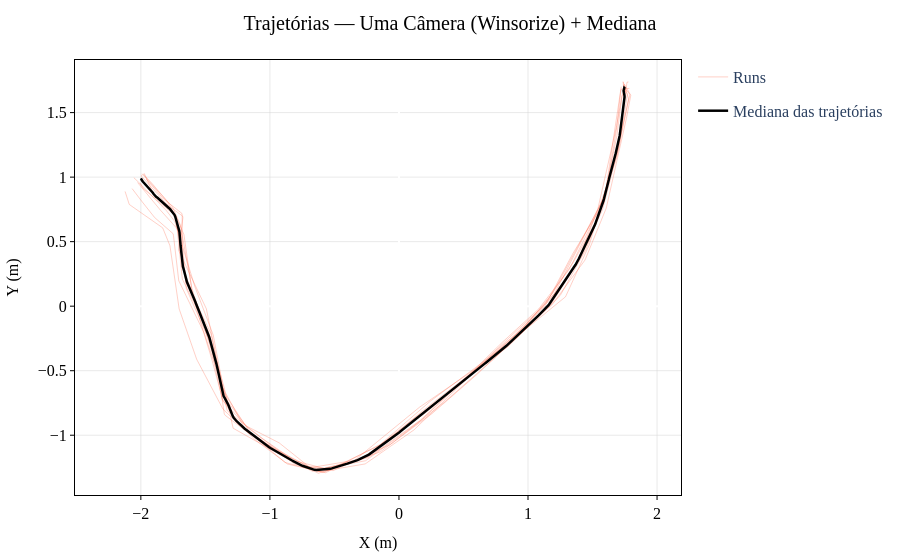

Notebook source saved alongside this figure:
### Markdown cell above
Verificação visual da interpolação: o gráfico abaixo mostra todos os caminhos e a mediana calculada a partir das etapas de preprocessamentos citadas anteriormente.

### Code cell
fig = go.Figure()

for i, (rx, ry) in enumerate(p for p in paths_winsorized_1cam if p is not None):
    fig.add_trace(go.Scatter(
        x=rx, y=ry,
        mode='lines', name='Runs',
        line=dict(color='tomato', width=1),
        opacity=0.3,
        legendgroup='runs', showlegend=(i == 0)
    ))

fig.add_trace(go.Scatter(
    x=median_path_winsorized_x_1cam, y=median_path_winsorized_y_1cam,
    mode='lines', name='Mediana das trajetórias',
    line=dict(color='black', width=2.5)
))

fig.update_layout(
    title='Trajetórias — Uma Câmera (Winsorize) + Mediana',
    xaxis_title='X (m)', yaxis_title='Y (m)',
    yaxis_scaleanchor='x', hovermode='closest'
)
apply_ieee_style(fig)
save_fig(fig, 'paths_1cam_median.svg')
fig.show()

### Figure 1 — Plotly figure (JSON) as saved in the notebook; plotly's stock layout.template omitted (floating-point values rounded to 4 significant figures; data arrays with more than 128 entries replaced by an {"elided": "..."} marker saying what was removed)
{"data": [{"legendgroup": "runs", "line": {"color": "tomato", "width": 1}, "mode": "lines", "name": "Runs", "opacity": 0.3, "showlegend": true, "type": "scatter", "x": {"elided": "500 float values"}, "y": {"elided": "500 float values"}}, {"legendgroup": "runs", "line": {"color": "tomato", "width": 1}, "mode": "lines", "name": "Runs", "opacity": 0.3, "showlegend": false, "type": "scatter", "x": {"elided": "500 float values"}, "y": {"elided": "500 float values"}}, {"legendgroup": "runs", "line": {"color": "tomato", "width": 1}, "mode": "lines", "name": "Runs", "opacity": 0.3, "showlegend": false, "type": "scatter", "x": {"elided": "500 float values"}, "y": {"elided": "500 float values"}}, {"legendgroup": "runs", "line": {"color": "tomato", "width": 1}, "mode": "lines", "name": "Runs", "opacity": 0.3, "showlegend": false, "type": "scatter", "x": {"elided": "500 float values"}, "y": {"elided": "500 float values"}}, {"legendgroup": "runs", "line": {"color": "tomato", "width": 1}, "mode": "lines", "name": "Runs", "opacity": 0.3, "showlegend": false, "type": "scatter", "x": {"elided": "500 float values"}, "y": {"elided": "500 float values"}}, {"legendgroup": "runs", "line": {"color": "tomato", "width": 1}, "mode": "lines", "name": "Runs", "opacity": 0.3, "showlegend": false, "type": "scatter", "x": {"elided": "500 float values"}, "y": {"elided": "500 float values"}}, {"legendgroup": "runs", "line": {"color": "tomato", "width": 1}, "mode": "lines", "name": "Runs", "opacity": 0.3, "showlegend": false, "type": "scatter", "x": {"elided": "500 float values"}, "y": {"elided": "500 float values"}}, {"legendgroup": "runs", "line": {"color": "tomato", "width": 1}, "mode": "lines", "name": "Runs", "opacity": 0.3, "showlegend": false, "type": "scatter", "x": {"elided": "500 float values"}, "y": {"elided": "500 float values"}}, {"legendgroup": "runs", "line": {"color": "tomato", "width": 1}, "mode": "lines", "name": "Runs", "opacity": 0.3, "showlegend": false, "type": "scatter", "x": {"elided": "500 float values"}, "y": {"elided": "500 float values"}}, {"legendgroup": "runs", "line": {"color": "tomato", "width": 1}, "mode": "lines", "name": "Runs", "opacity": 0.3, "showlegend": false, "type": "scatter", "x": {"elided": "500 float values"}, "y": {"elided": "500 float values"}}, {"line": {"color": "black", "width": 2.5}, "mode": "lines", "name": "Mediana das trajetórias", "type": "scatter", "x": {"elided": "500 float values"}, "y": {"elided": "500 float values"}}], "layout": {"hovermode": "closest", "legend": {"font": {"family": "Times New Roman", "size": 16}}, "margin": {"b": 60, "l": 60, "r": 20, "t": 60}, "paper_bgcolor": "white", "plot_bgcolor": "white", "title": {"font": {"color": "black", "family": "Times New Roman", "size": 20}, "text": "Trajetórias — Uma Câmera (Winsorize) + Mediana", "x": 0.5, "xanchor": "center"}, "xaxis": {"gridcolor": "lightgrey", "gridwidth": 0.5, "linecolor": "black", "linewidth": 1, "mirror": true, "showgrid": true, "showline": true, "tickcolor": "black", "tickfont": {"color": "black", "family": "Times New Roman", "size": 16}, "ticklen": 4, "ticks": "outside", "tickwidth": 1, "title": {"font": {"color": "black", "family": "Times New Roman", "size": 16}, "text": "X (m)"}}, "yaxis": {"gridcolor": "lightgrey", "gridwidth": 0.5, "linecolor": "black", "linewidth": 1, "mirror": true, "scaleanchor": "x", "showgrid": true, "showline": true, "tickcolor": "black", "tickfont": {"color": "black", "family": "Times New Roman", "size": 16}, "ticklen": 4, "ticks": "outside", "tickwidth": 1, "title": {"font": {"color": "black", "family": "Times New Roman", "size": 16}, "text": "Y (m)"}}}}
